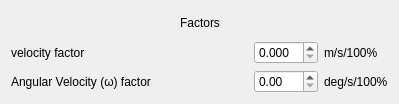
       <widget class="QWidget" name="layoutWidget">
        <property name="geometry">
         <rect>
          <x>13</x>
          <y>420</y>
          <width>399</width>
          <height>104</height>
         </rect>
        </property>
        <layout class="QVBoxLayout" name="verticalLayout_2">
         <item>
          <layout class="QHBoxLayout" name="horizontalLayout_2">
           <item>
            <spacer name="horizontalSpacer_2">
             <property name="orientation">
              <enum>Qt::Horizontal</enum>
             </property>
             <property name="sizeHint" stdset="0">
              <size>
               <width>40</width>
               <height>20</height>
              </size>
             </property>
            </spacer>
           </item>
           <item>
            <widget class="QLabel" name="label_19">
             <property name="text">
              <string>Factors</string>
             </property>
            </widget>
           </item>
           <item>
            <spacer name="horizontalSpacer_3">
             <property name="orientation">
              <enum>Qt::Horizontal</enum>
             </property>
             <property name="sizeHint" stdset="0">
              <size>
               <width>40</width>
               <height>20</height>
              </size>
             </property>
            </spacer>
           </item>
          </layout>
         </item>
         <item>
          <layout class="QGridLayout" name="gridLayout_3">
           <item row="0" column="2" colspan="2">
            <widget class="QDoubleSpinBox" name="ds_velocity_factor">
             <property name="decimals">
              <number>3</number>
             </property>
            </widget>
           </item>
           <item row="0" column="0">
            <widget class="QLabel" name="label_20">
             <property name="text">
              <string>velocity factor</string>
             </property>
            </widget>
           </item>
           <item row="0" column="1">
            <spacer name="horizontalSpacer">
             <property name="orientation">
              <enum>Qt::Horizontal</enum>
             </property>
             <property name="sizeHint" stdset="0">
              <size>
               <width>40</width>
               <height>20</height>
              </size>
             </property>
            </spacer>
           </item>
           <item row="0" column="4">
            <widget class="QLabel" name="label_67">
             <property name="text">
              <string>m/s/100%</string>
             </property>
            </widget>
           </item>
           <item row="1" column="4">
            <widget class="QLabel" name="label_68">
             <property name="text">
              <string>deg/s/100%</string>
             </property>
            </widget>
           </item>
           <item row="1" column="2" colspan="2">
            <widget class="QDoubleSpinBox" name="ds_omega_factor">
             <property name="maximum">
              <double>200.000000000000000</double>
             </property>
            </widget>
           </item>
           <item row="1" column="0" colspan="2">
            <widget class="QLabel" name="label_21">
             <property name="text">
              <string>Angular Velocity (ω) factor</string>
             </property>
            </widget>
           </item>
          </layout>
         </item>
        </layout>
       </widget>
